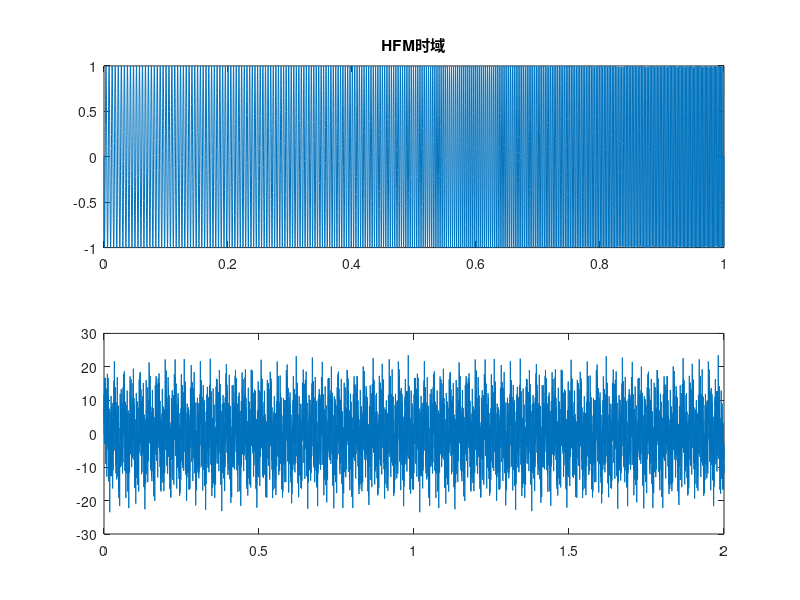
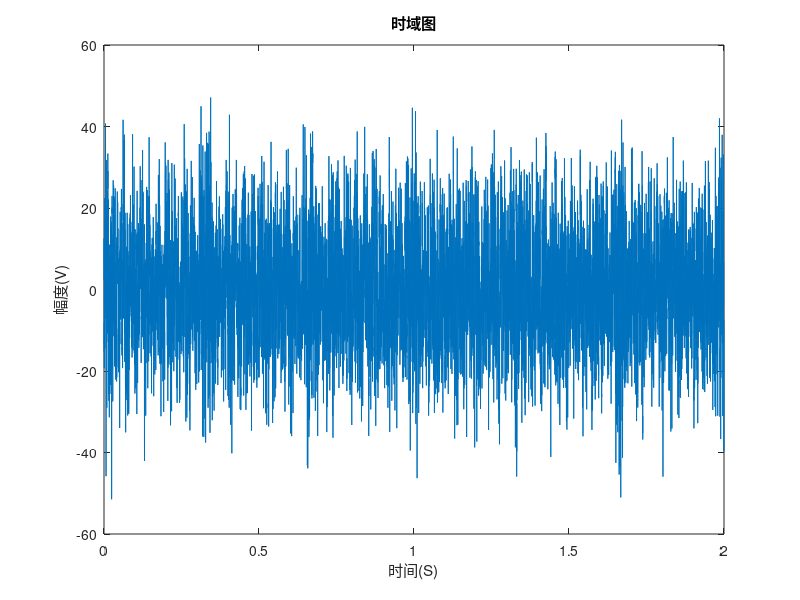
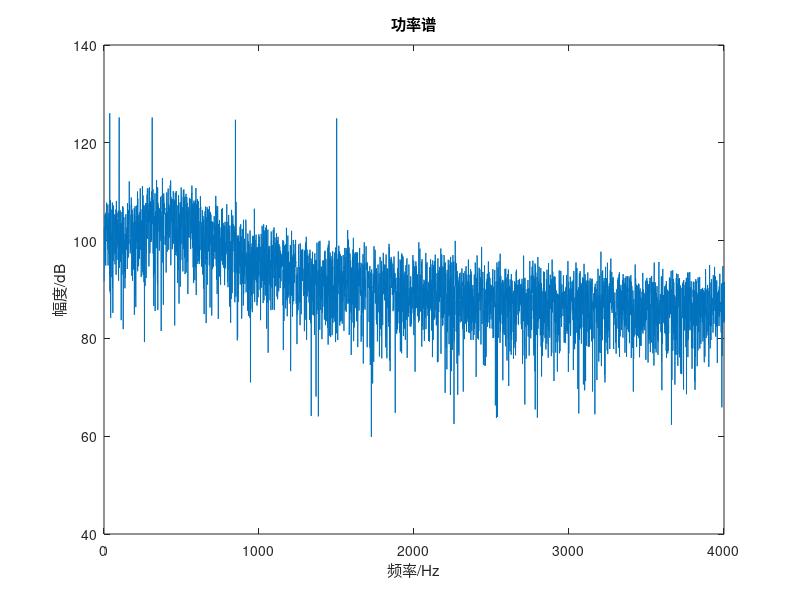

These figures' MATLAB source, in order: (Note: this script raises an error after producing the figures.)
clc;
clear;
fs=8000;%采样率
N=fs;
A=1;%仿真幅度
f0=500;%中心频率
theta=pi/2;%初始相位
tao=1;%脉宽
t0=0;%信号到达时间
rect_pulse = @(x) double(0<x&x<1);
t=0:1/fs:1;
s=A.*rect_pulse((t-t0)/tao).*exp(1i*(2*pi*f0*t+theta));
ffts=fft(s,N);
ft=(0:N-1)*fs/N;
subplot(2,1,1);
plot(t,s);
title("CW时域");
subplot(2,1,2);
plot(ft,abs(ffts));
title("CW频域");
%%
%LFM
clc;
clear;
close all;
A=1;
tao=1;
theta=pi/2;
t0=0;
fs=8000;
f1=200;
u=300;
t=0:1/fs:1;
N=fs;
rect_pulse = @(x) double(0<x&x<1);
s=A.*rect_pulse((t-t0)/tao).*exp(1i*(2*pi*(0.5*u*t.^2+f1*t)+theta));
ffts=fft(s,N);
ft=(0:N-1)*fs/N;
subplot(2,1,1);
plot(t,s);
title("LFM时域");
subplot(2,1,2);
plot(ft,abs(ffts));
xlim([200 300]);
title("LFM频域");
%%
%HFM
clc;
clear;
close all;
A=1;
tao=1;
theta=pi/2;
t0=0;
fs=8000;
f1=200;%起始频率
f2=500;%终止频率
k0=(f2-f1)/(tao*f1*f2);
t=0:1/fs:1;
N=fs;
rect_pulse = @(x) double(0<x&x<1);
s=A.*rect_pulse((t-t0)/tao).*exp(1i*(-2*pi/k0*log(-k0*t+1/f1)+theta));
ffts=fft(s,N);
ft=(0:N-1)*fs/N;
subplot(2,1,1);
plot(t,s);
title("HFM时域");
subplot(2,1,2);
plot(ft,abs(ffts));
title("HFM频域");
xlim([200 500]);

%%
%4
clc;
clear all;
close all;
%ct
a=[1    -0.886372552937091    0.0752264044191101    0.0518195032914529    0.0356877626508858    0.0245663788107344    0.0168939733876390    0.0115933847488235    0.00792044070864310    0.00535948103002273    0.00355096169035401    0.00224097696680291    0.00396593581833329];%分母
b=0.599222883197722;%分子
Fs = 8000;         % 采样频率 (Hz)
T = 2;             % 信号持续时间 (秒)
N = Fs * T;       % 总采样点数
tt = (0:N-1) / Fs; % 时间向量

% 生成白噪声
rng(1000,'twister');%固定随机数
noise = 10*randn(N, 1);
%ct=lsim(a,b,randn(size(t)));
ct=filter(b,a,noise);%平稳连续谱
ct=ct';
plot(tt,ct);

%lt
% 定义线谱分量的参数
f1 = 97;               % 第一个正弦波频率 (Hz)
A1 = 5;                % 第一个正弦波幅度
phi1=0;
f2 = 36;               % 
f3 = 310;               % 
f5 = 847;               % 
f4 = 1500;               %
% 生成线谱信号
lt = A1 * (sin(2 * pi * f1 * tt + phi1)+sin(2 * pi * f2 * tt + phi1)+sin(2 * pi * f3 * tt + phi1)+sin(2 * pi * f4 * tt + phi1)+sin(2 * pi * f5 * tt + phi1));
plot(tt,lt);


%mt
fp=3;%轴频
nb=5;%叶片数
fb=nb*fp;%叶频
Ai=[0.1,0.1,0.1,0.1,0.16];%调制系数
w0=2*pi*fp;%轴频的角频率
% 
% nn=0:WL-1;
% tt=nn/Fs;
mt=0;
for ii=1:nb
    mt=mt+Ai(ii).*cos(ii*w0.*tt);
end
s=[1+mt].*ct+lt;
s=s';
%plot(mt);
figure;
plot(tt,s);
title("时域图");
xlabel('时间(S)');
ylabel('幅度(V)');
figure;
ffts=fft(s,Fs);
plot(10*log10(abs(ffts.^2)/N/Fs)+120);
xlim([0 Fs/2]);
title("功率谱");
ylabel("幅度/dB");
xlabel("频率/Hz");
%% 阵列延时
rng(1000,"twister");
s=randn(N,1);
close all;
d=1;
theta0=60/180*pi;%目标方位
c=1500;%水中声速
MM=16;%阵元个数
for m=1:MM
tm=(m-1)*d*cos(theta0)/c*Fs;%数字整体时延
outdata=Delayfilter(s',tm,10,70);%70为补0的个数
xxdelay(m,:)=outdata;
end
TT=(0:length(xxdelay)-1)/Fs;%更新后的时间向量
%% 作图
close all;
figure;
plot(tt,s,'r');
hold on;
plot(TT,xxdelay(16,:),'b');
legend("原舰船辐射噪声","线列阵接收后信号");
title("线列阵接收后时域图");
xlabel("时间/s");
ylabel("幅度");
figure;
%ffts=fft(snew,Fs);
plot(10*log10(abs(ffts.^2)/N/Fs)+120,'r');
hold  on;
xlim([0 Fs/2]);
title("功率谱");
ylabel("幅度/dB");
xlabel("频率/Hz");

fft1=fft(xxdelay(16,:),2*Fs);
xlim([0 Fs/2]);
plot(10*log10(abs(fft1.^2)/N/Fs)+120,'b');
title("线列阵接收后功率谱");
legend("原舰船辐射噪声","线列阵接收后信号");
ylabel("幅度/dB");
xlabel("频率/Hz");
%% 延时图
figure
imagesc(tt,1:m,xxdelay);
%% 波束形成
close all;
M=16;
d=1;
c=1500;
filterOrder=10;
zeroslength=(M-1)*d/c*Fs;
theta1=(0:1:180)*pi/180;%扫描角度
BeamNum=length(theta1);
BeamEnergy=zeros(1,BeamNum);
WL=length(xxdelay)+2*zeroslength;
 for ii=1:BeamNum%波束
     Yp=zeros(1,WL);%预成波束数据
    for jj=1:M%阵元
        DFS=-(jj-1)*d*cos(theta1(ii))/c*Fs;
        DI=DFS-round(DFS);
        outData=Delayfilter(xxdelay(jj,:),DFS,filterOrder,zeroslength);
        Yp=Yp+outData;%确保是从0时刻开始
    end
    Yp=Yp/M;
    % [b,a]=butter(10,[350/(Fs/2) 750/(Fs/2)],'bandpass');
    % Yp11=filter(b,a,Yp1);
     YpFFT=fft(Yp)/WL;
    BeamEnergy(ii)=sum(abs(YpFFT).^2,'all');
 end  
figure(2)
plot(theta1/pi*180,10*log10(BeamEnergy/max(BeamEnergy)),'b-','LineWidth',1)
xlabel('\fontsize{15}angle (°)')
ylabel('\fontsize{15}Power (dB)')
title('60°入射信号波束扫描结果')
















% %%
% 
% function [b, a] = frac_delay_filter(N, d)
%     % 创建窗口函数（Hamming窗）
%     w = hamming(N+1);
% 
%     % 计算小数时延滤波器的冲激响应
%     b = zeros(1, N+1);
%     for n = 0:N
%         b(n+1) = sin(pi * (n-N/2-d)) / (pi * (n-N/2-d));
%         b(n+1) = b(n+1)*w(n+1); % 乘以窗口
%     end
% 
%     % 归一化使得总增益为1
%     b = b / sum(b);
%     a = 1; % FIR滤波器，所以a=1
% end



